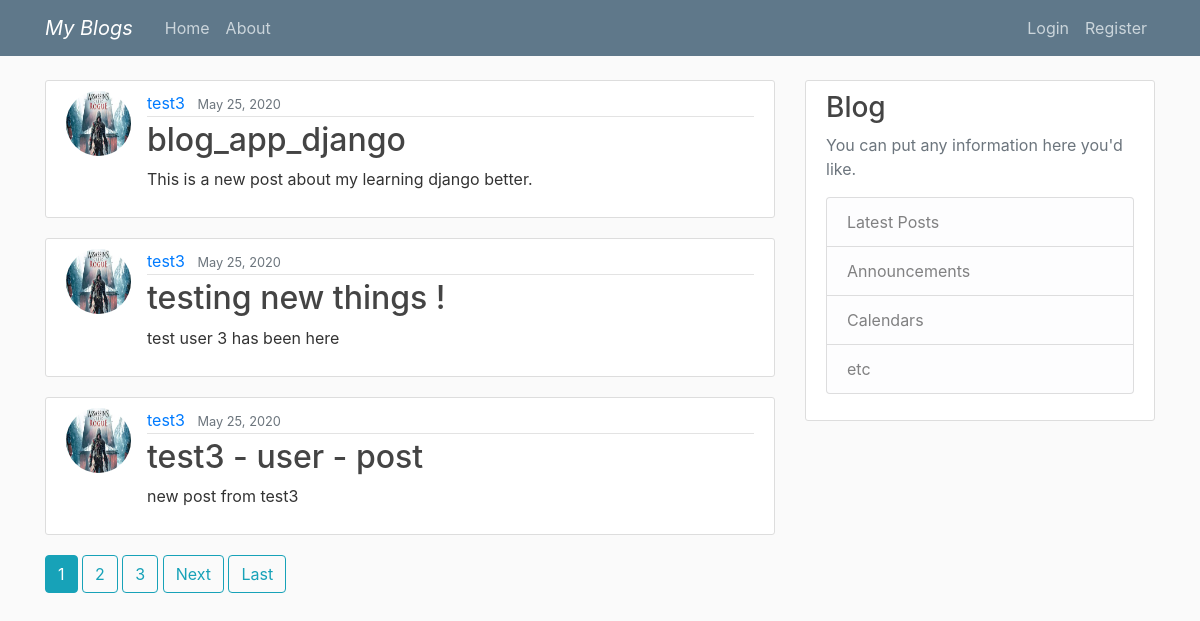
The page / on the database its author committed.
### blog/models.py (models this page shows, shortened)
class Post(models.Model):
    title = models.CharField(max_length = 100)
    content = models.TextField()
    date_posted = models.DateTimeField(default = timezone.now)
    author = models.ForeignKey(User, on_delete = models.CASCADE)

### users/models.py (models this page shows, shortened)
class Profile(models.Model):
    user = models.OneToOneField(User, on_delete = models.CASCADE)
    image = models.ImageField(default = 'default.jpg', upload_to = 'profile_pics')

### blog/views.py (the view)
# urls.py: path('', PostListView.as_view(), name = 'blog-home'),
class PostListView(ListView): # pagination has to be done here.
    model = Post
    template_name = 'blog/home.html' #<app>/<model>_<viewtype>.html
    context_object_name = 'posts'
    ordering = ['-date_posted']
    paginate_by = 3

### blog/templates/blog/home.html (shortened to what this page needs)
{% extends 'blog/base.html' %}
{% block content %}
	{% for post in posts %}
		<article class="media content-section">
			<img class = 'rounded-circle article-img'src = "{{post.author.profile.image.url}}">
		  <div class="media-body">
		    <div class="article-metadata">
		      <a class="mr-2" href="{% url 'user-posts' post.author.username%}">{{ post.author }}</a>
		      <small class="text-muted">{{ post.date_posted|date:"F d, Y" }}</small>
		    </div>
		    <h2><a class="article-title" href="{% url 'post-detail'  post.id %}">{{ post.title }}</a></h2>
		    <p class="article-content">{{ post.content }}</p>
		  </div>
		</article>
	{% endfor %}
	{% if is_paginated %}
		{% for num in page_obj.paginator.page_range %}
			{% if page_obj.number == num %}
				<a class="btn btn-info mb-4" href="?page={{ num }}">{{ num }}</a>
				{% elif num > page_obj.number|add:'-3' and num < page_obj.number|add:'3' %}
				<a class="btn btn-outline-info mb-4" href="?page={{ num }}">{{ num }}</a>
			{% endif %}
		{% endfor %}
		{% if page_obj.has_next %}
			<a class="btn btn-outline-info mb-4" href="?page={{ page_obj.next_page_number }}">Next</a>
			<a class="btn btn-outline-info mb-4" href="?page={{ page_obj.paginator.num_pages }}">Last</a>
		{% endif %}
	{% endif %}
{% endblock content %}

### blog/templates/blog/base.html (shortened to what this page needs)
{% load static %}
<!DOCTYPE html>
<html lang="en">
<head>
	    <link rel="stylesheet" href="https://stackpath.bootstrapcdn.com/bootstrap/4.5.0/css/bootstrap.min.css">
	   <link rel="stylesheet" type = 'text/css' href="{% static 'blog/main.css' %}">
</head>
<body>
	<header class="site-header">
	  <nav class="navbar navbar-expand-md navbar-dark bg-steel fixed-top">
	    <div class="container">
	      <a class="navbar-brand mr-4" href = '/'><i> My Blogs </i></a>
	      <div class="collapse navbar-collapse" id="navbarToggle">
	        <div class="navbar-nav mr-auto">
	          <a class="nav-item nav-link" href="{% url 'blog-home' %}">Home</a>
	          <a class="nav-item nav-link" href="{% url 'blog-about' %}">About</a>
	        </div>
	        <div class="navbar-nav">
			{% if user.is_authenticated %}
			<a class="nav-item nav-link" href="{% url 'post-create' %}">New Post</a>
			<a class="nav-item nav-link" href="{% url 'profile' %}">Profile</a>
			<a class="nav-item nav-link" href="{% url 'logout' %}">Logout</a>
			{% else %}
	          		<a class="nav-item nav-link" href="{% url 'login' %}">Login</a>
	          	  	<a class="nav-item nav-link" href="{% url 'register' %}">Register</a>
				{% endif %}
	        </div>
	      </div>
	    </div>
	  </nav>
	</header>
	<main role="main" class="container">
	  <div class="row">
	    <div class="col-md-8">
	      {% block content %}{% endblock %}
	    </div>
	    <div class="col-md-4">
	      <div class="content-section">
	        <h3>Blog</h3>
	        <p class='text-muted'>You can put any information here you'd like.
	          <ul class="list-group">
	            <li class="list-group-item list-group-item-light">Latest Posts</li>
	            <li class="list-group-item list-group-item-light">Announcements</li>
	            <li class="list-group-item list-group-item-light">Calendars</li>
	            <li class="list-group-item list-group-item-light">etc</li>
	          </ul>
	        </p>
	      </div>
	    </div>
	  </div>
	</main>
</body>
</html>

### blog/static/blog/main.css (style rules this page uses)
body { background: #fafafa; color: #333333; margin-top: 5rem; }
h1, h2, h3, h4, h5, h6 { color: #444444; }
ul { margin: 0; }
.bg-steel { background-color: #5f788a; }
.site-header .navbar-nav .nav-link { color: #cbd5db; }
.content-section { background: #ffffff; padding: 10px 20px; border: 1px solid #dddddd; border-radius: 3px; margin-bottom: 20px; }
.article-title { color: #444444; }
.article-content { white-space: pre-line; }
.article-img { height: 65px; width: 65px; margin-right: 16px; }
.article-metadata { padding-bottom: 1px; margin-bottom: 4px; border-bottom: 1px solid #e3e3e3 }

### rows shown on the page
Post: author.profile.image (placeholder picture), author "test3", date_posted "May 25, 2020", title "blog_app_django", content "This is a new post about my learning django better."
Post: author.profile.image (placeholder picture), author "test3", date_posted "May 25, 2020", title "testing new things !", content "test user 3 has been here"
Post: author.profile.image (placeholder picture), author "test3", date_posted "May 25, 2020", title "test3 - user - post", content "new post from test3"

### other values the page prints
{{ num }} "1"
{{ num }} "2" "3"
